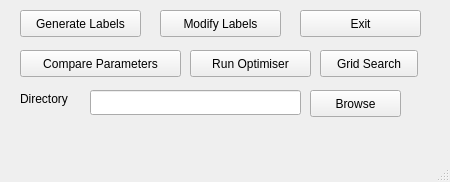
<?xml version="1.0" encoding="UTF-8"?>
<ui version="4.0">
 <class>MainWindow</class>
 <widget class="QMainWindow" name="MainWindow">
  <property name="geometry">
   <rect>
    <x>0</x>
    <y>0</y>
    <width>450</width>
    <height>182</height>
   </rect>
  </property>
  <property name="windowTitle">
   <string>MainWindow</string>
  </property>
  <widget class="QWidget" name="centralwidget">
   <widget class="QPushButton" name="autoPB">
    <property name="geometry">
     <rect>
      <x>20</x>
      <y>10</y>
      <width>121</width>
      <height>27</height>
     </rect>
    </property>
    <property name="text">
     <string>Generate Labels</string>
    </property>
   </widget>
   <widget class="QPushButton" name="modPB">
    <property name="geometry">
     <rect>
      <x>160</x>
      <y>10</y>
      <width>121</width>
      <height>27</height>
     </rect>
    </property>
    <property name="text">
     <string>Modify Labels</string>
    </property>
   </widget>
   <widget class="QPushButton" name="exitPB">
    <property name="geometry">
     <rect>
      <x>300</x>
      <y>10</y>
      <width>121</width>
      <height>27</height>
     </rect>
    </property>
    <property name="text">
     <string>Exit</string>
    </property>
   </widget>
   <widget class="QPushButton" name="compPB">
    <property name="geometry">
     <rect>
      <x>20</x>
      <y>50</y>
      <width>161</width>
      <height>27</height>
     </rect>
    </property>
    <property name="text">
     <string>Compare Parameters</string>
    </property>
   </widget>
   <widget class="QPushButton" name="optPB">
    <property name="geometry">
     <rect>
      <x>190</x>
      <y>50</y>
      <width>121</width>
      <height>27</height>
     </rect>
    </property>
    <property name="text">
     <string>Run Optimiser</string>
    </property>
   </widget>
   <widget class="QLabel" name="label">
    <property name="geometry">
     <rect>
      <x>20</x>
      <y>90</y>
      <width>62</width>
      <height>17</height>
     </rect>
    </property>
    <property name="text">
     <string>Directory</string>
    </property>
   </widget>
   <widget class="QLineEdit" name="dirEdit">
    <property name="geometry">
     <rect>
      <x>90</x>
      <y>90</y>
      <width>211</width>
      <height>25</height>
     </rect>
    </property>
   </widget>
   <widget class="QPushButton" name="browsePB">
    <property name="geometry">
     <rect>
      <x>310</x>
      <y>90</y>
      <width>91</width>
      <height>27</height>
     </rect>
    </property>
    <property name="text">
     <string>Browse</string>
    </property>
   </widget>
   <widget class="QPushButton" name="gridPB">
    <property name="geometry">
     <rect>
      <x>320</x>
      <y>50</y>
      <width>98</width>
      <height>27</height>
     </rect>
    </property>
    <property name="text">
     <string>Grid Search</string>
    </property>
   </widget>
  </widget>
  <widget class="QMenuBar" name="menubar">
   <property name="geometry">
    <rect>
     <x>0</x>
     <y>0</y>
     <width>450</width>
     <height>25</height>
    </rect>
   </property>
  </widget>
  <widget class="QStatusBar" name="statusbar"/>
 </widget>
 <resources/>
 <connections/>
</ui>
